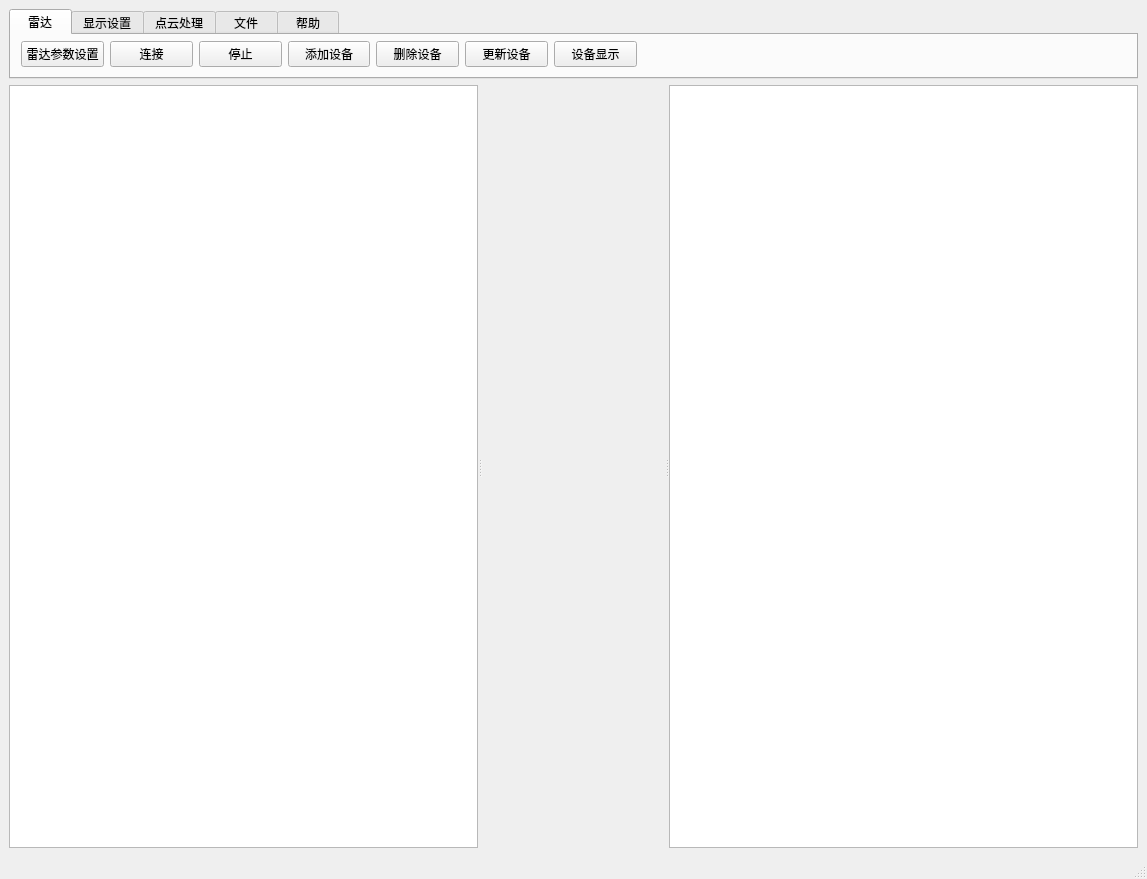
<?xml version="1.0" encoding="UTF-8"?>
<ui version="4.0">
 <class>MainWindow</class>
 <widget class="QMainWindow" name="MainWindow">
  <property name="enabled">
   <bool>true</bool>
  </property>
  <property name="geometry">
   <rect>
    <x>0</x>
    <y>0</y>
    <width>1147</width>
    <height>879</height>
   </rect>
  </property>
  <property name="windowTitle">
   <string>MainWindow</string>
  </property>
  <widget class="QWidget" name="centralwidget">
   <layout class="QVBoxLayout" name="verticalLayout">
    <item>
     <widget class="QTabWidget" name="tabWidget">
      <property name="enabled">
       <bool>true</bool>
      </property>
      <property name="sizePolicy">
       <sizepolicy hsizetype="Expanding" vsizetype="Fixed">
        <horstretch>0</horstretch>
        <verstretch>0</verstretch>
       </sizepolicy>
      </property>
      <property name="minimumSize">
       <size>
        <width>0</width>
        <height>70</height>
       </size>
      </property>
      <property name="maximumSize">
       <size>
        <width>16777215</width>
        <height>70</height>
       </size>
      </property>
      <property name="baseSize">
       <size>
        <width>1000</width>
        <height>300</height>
       </size>
      </property>
      <property name="currentIndex">
       <number>0</number>
      </property>
      <widget class="QWidget" name="tab">
       <attribute name="title">
        <string>  雷达  </string>
       </attribute>
       <widget class="QWidget" name="">
        <property name="geometry">
         <rect>
          <x>10</x>
          <y>3</y>
          <width>616</width>
          <height>33</height>
         </rect>
        </property>
        <layout class="QHBoxLayout" name="horizontalLayout_2">
         <item>
          <widget class="QPushButton" name="pushButton_4">
           <property name="text">
            <string>雷达参数设置</string>
           </property>
          </widget>
         </item>
         <item>
          <widget class="QPushButton" name="pushButton_5">
           <property name="minimumSize">
            <size>
             <width>0</width>
             <height>0</height>
            </size>
           </property>
           <property name="text">
            <string>连接</string>
           </property>
          </widget>
         </item>
         <item>
          <widget class="QPushButton" name="pushButton_6">
           <property name="text">
            <string>停止</string>
           </property>
          </widget>
         </item>
         <item>
          <widget class="QPushButton" name="pushButton_17">
           <property name="text">
            <string>添加设备</string>
           </property>
          </widget>
         </item>
         <item>
          <widget class="QPushButton" name="pushButton_18">
           <property name="text">
            <string>删除设备</string>
           </property>
          </widget>
         </item>
         <item>
          <widget class="QPushButton" name="pushButton_16">
           <property name="text">
            <string>更新设备</string>
           </property>
          </widget>
         </item>
         <item>
          <widget class="QPushButton" name="pushButton_15">
           <property name="text">
            <string>设备显示</string>
           </property>
          </widget>
         </item>
        </layout>
       </widget>
      </widget>
      <widget class="QWidget" name="tab_3">
       <attribute name="title">
        <string>显示设置</string>
       </attribute>
       <widget class="QWidget" name="layoutWidget">
        <property name="geometry">
         <rect>
          <x>1</x>
          <y>3</y>
          <width>426</width>
          <height>33</height>
         </rect>
        </property>
        <layout class="QHBoxLayout" name="horizontalLayout">
         <item>
          <widget class="QPushButton" name="pushButton">
           <property name="text">
            <string>雷达数据</string>
           </property>
          </widget>
         </item>
         <item>
          <widget class="QPushButton" name="pushButton_2">
           <property name="text">
            <string>显示参数</string>
           </property>
          </widget>
         </item>
         <item>
          <widget class="QPushButton" name="pushButton_7">
           <property name="text">
            <string>坐标轴</string>
           </property>
          </widget>
         </item>
         <item>
          <widget class="QPushButton" name="pushButton_8">
           <property name="text">
            <string>网格线</string>
           </property>
          </widget>
         </item>
         <item>
          <widget class="QPushButton" name="pushButton_9">
           <property name="text">
            <string>单点测距</string>
           </property>
          </widget>
         </item>
        </layout>
       </widget>
      </widget>
      <widget class="QWidget" name="tab_4">
       <attribute name="title">
        <string>点云处理</string>
       </attribute>
       <widget class="QWidget" name="layoutWidget">
        <property name="geometry">
         <rect>
          <x>0</x>
          <y>0</y>
          <width>189</width>
          <height>33</height>
         </rect>
        </property>
        <layout class="QHBoxLayout" name="horizontalLayout_3">
         <item>
          <widget class="QPushButton" name="pushButton_3">
           <property name="text">
            <string>点云数据处理</string>
           </property>
          </widget>
         </item>
         <item>
          <widget class="QPushButton" name="pushButton_14">
           <property name="text">
            <string>点云网格化</string>
           </property>
          </widget>
         </item>
        </layout>
       </widget>
      </widget>
      <widget class="QWidget" name="tab_2">
       <attribute name="title">
        <string>  文件  </string>
       </attribute>
       <widget class="QWidget" name="layoutWidget">
        <property name="geometry">
         <rect>
          <x>20</x>
          <y>0</y>
          <width>254</width>
          <height>33</height>
         </rect>
        </property>
        <layout class="QHBoxLayout" name="horizontalLayout_4">
         <item>
          <widget class="QPushButton" name="pushButton_11">
           <property name="text">
            <string>打开</string>
           </property>
          </widget>
         </item>
         <item>
          <widget class="QPushButton" name="pushButton_12">
           <property name="text">
            <string>保存</string>
           </property>
          </widget>
         </item>
         <item>
          <widget class="QPushButton" name="pushButton_13">
           <property name="text">
            <string>另存为</string>
           </property>
          </widget>
         </item>
        </layout>
       </widget>
      </widget>
      <widget class="QWidget" name="tab_5">
       <attribute name="title">
        <string>  帮助  </string>
       </attribute>
       <widget class="QPushButton" name="pushButton_10">
        <property name="geometry">
         <rect>
          <x>10</x>
          <y>4</y>
          <width>61</width>
          <height>31</height>
         </rect>
        </property>
        <property name="text">
         <string>关于</string>
        </property>
       </widget>
      </widget>
     </widget>
    </item>
    <item>
     <widget class="QSplitter" name="splitter">
      <property name="orientation">
       <enum>Qt::Horizontal</enum>
      </property>
      <widget class="QTableView" name="tableView">
       <property name="maximumSize">
        <size>
         <width>10000</width>
         <height>16777215</height>
        </size>
       </property>
      </widget>
      <widget class="QVTKWidget" name="qvtkwidget" native="true">
       <property name="sizePolicy">
        <sizepolicy hsizetype="Expanding" vsizetype="Preferred">
         <horstretch>0</horstretch>
         <verstretch>0</verstretch>
        </sizepolicy>
       </property>
       <property name="maximumSize">
        <size>
         <width>10000</width>
         <height>16777215</height>
        </size>
       </property>
      </widget>
      <widget class="QTableView" name="tableView_2">
       <property name="maximumSize">
        <size>
         <width>1000</width>
         <height>16777215</height>
        </size>
       </property>
      </widget>
     </widget>
    </item>
   </layout>
  </widget>
  <widget class="QStatusBar" name="statusbar"/>
 </widget>
 <customwidgets>
  <customwidget>
   <class>QVTKWidget</class>
   <extends>QWidget</extends>
   <header location="global">qvtkwidget.h</header>
   <container>1</container>
  </customwidget>
 </customwidgets>
 <resources/>
 <connections/>
</ui>
